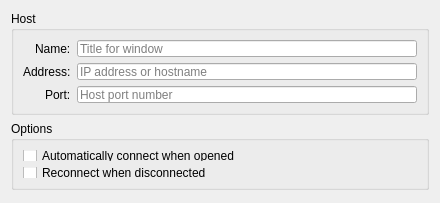
<?xml version="1.0" encoding="UTF-8"?>
<ui version="4.0">
 <class>ConfigConnection</class>
 <widget class="QWidget" name="ConfigConnection">
  <property name="geometry">
   <rect>
    <x>0</x>
    <y>0</y>
    <width>440</width>
    <height>203</height>
   </rect>
  </property>
  <property name="windowTitle">
   <string>Connection</string>
  </property>
  <property name="windowIcon">
   <iconset resource="client.qrc">
    <normaloff>:/icons/connection</normaloff>:/icons/connection</iconset>
  </property>
  <layout class="QVBoxLayout" name="verticalLayout">
   <item>
    <widget class="QGroupBox" name="groupConnectHost">
     <property name="sizePolicy">
      <sizepolicy hsizetype="Expanding" vsizetype="Preferred">
       <horstretch>0</horstretch>
       <verstretch>0</verstretch>
      </sizepolicy>
     </property>
     <property name="minimumSize">
      <size>
       <width>0</width>
       <height>104</height>
      </size>
     </property>
     <property name="title">
      <string>Host</string>
     </property>
     <layout class="QFormLayout" name="formLayout_2">
      <property name="labelAlignment">
       <set>Qt::AlignRight|Qt::AlignTrailing|Qt::AlignVCenter</set>
      </property>
      <item row="0" column="0">
       <widget class="QLabel" name="labelName">
        <property name="text">
         <string>Name:</string>
        </property>
       </widget>
      </item>
      <item row="0" column="1">
       <widget class="QLineEdit" name="name">
        <property name="maxLength">
         <number>30</number>
        </property>
        <property name="placeholderText">
         <string>Title for window</string>
        </property>
       </widget>
      </item>
      <item row="1" column="0">
       <widget class="QLabel" name="labelAddress">
        <property name="text">
         <string>Address:</string>
        </property>
       </widget>
      </item>
      <item row="1" column="1">
       <widget class="QLineEdit" name="address">
        <property name="placeholderText">
         <string>IP address or hostname</string>
        </property>
       </widget>
      </item>
      <item row="2" column="0">
       <widget class="QLabel" name="labelPort">
        <property name="text">
         <string>Port:</string>
        </property>
       </widget>
      </item>
      <item row="2" column="1">
       <widget class="QLineEdit" name="port">
        <property name="placeholderText">
         <string>Host port number</string>
        </property>
       </widget>
      </item>
     </layout>
    </widget>
   </item>
   <item>
    <widget class="QGroupBox" name="groupConnectToggles">
     <property name="sizePolicy">
      <sizepolicy hsizetype="Expanding" vsizetype="Preferred">
       <horstretch>0</horstretch>
       <verstretch>0</verstretch>
      </sizepolicy>
     </property>
     <property name="minimumSize">
      <size>
       <width>0</width>
       <height>69</height>
      </size>
     </property>
     <property name="title">
      <string>Options</string>
     </property>
     <property name="alignment">
      <set>Qt::AlignLeading|Qt::AlignLeft|Qt::AlignTop</set>
     </property>
     <layout class="QFormLayout" name="formLayout_6">
      <property name="fieldGrowthPolicy">
       <enum>QFormLayout::AllNonFixedFieldsGrow</enum>
      </property>
      <item row="0" column="0">
       <widget class="QCheckBox" name="checkAutoConnect">
        <property name="text">
         <string>Automatically connect when opened</string>
        </property>
       </widget>
      </item>
      <item row="1" column="0">
       <widget class="QCheckBox" name="checkReconnect">
        <property name="text">
         <string>Reconnect when disconnected</string>
        </property>
       </widget>
      </item>
     </layout>
    </widget>
   </item>
   <item>
    <spacer name="verticalSpacer">
     <property name="orientation">
      <enum>Qt::Vertical</enum>
     </property>
     <property name="sizeHint" stdset="0">
      <size>
       <width>20</width>
       <height>40</height>
      </size>
     </property>
    </spacer>
   </item>
  </layout>
 </widget>
 <resources>
  <include location="client.qrc"/>
 </resources>
 <connections/>
</ui>
